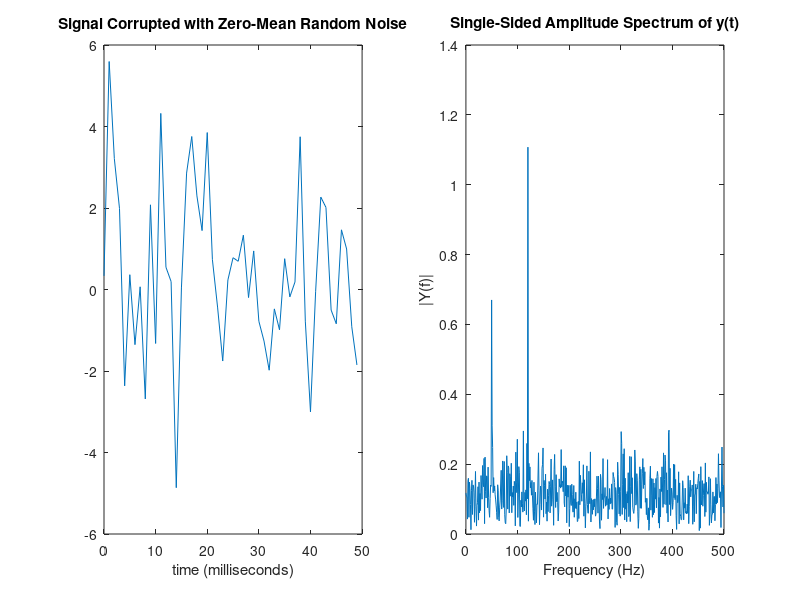

This figure's MATLAB source:
Fs = 1000;                    % Sampling frequency
T = 1/Fs;                     % Sample time
L = 1000;                     % Length of signal
t = (0:L-1)*T;                % Time vector
% Sum of a 50 Hz sinusoid and a 120 Hz sinusoid
x = 0.7*sin(2*pi*50*t) + sin(2*pi*120*t); 
y = x + 2*randn(size(t));     % Sinusoids plus noise

figure(2)
subplot(1,2,1);
plot(Fs*t(1:50),y(1:50))
title('Signal Corrupted with Zero-Mean Random Noise')
xlabel('time (milliseconds)')

NFFT = 2^nextpow2(L); % Next power of 2 from length of y
Y = fft(y,NFFT)/L;
f = Fs/2*linspace(0,1,NFFT/2+1);

% Plot single-sided amplitude spectrum.
subplot(1,2,2)
plot(f,2*abs(Y(1:NFFT/2+1))) 
title('Single-Sided Amplitude Spectrum of y(t)')
xlabel('Frequency (Hz)')
ylabel('|Y(f)|')